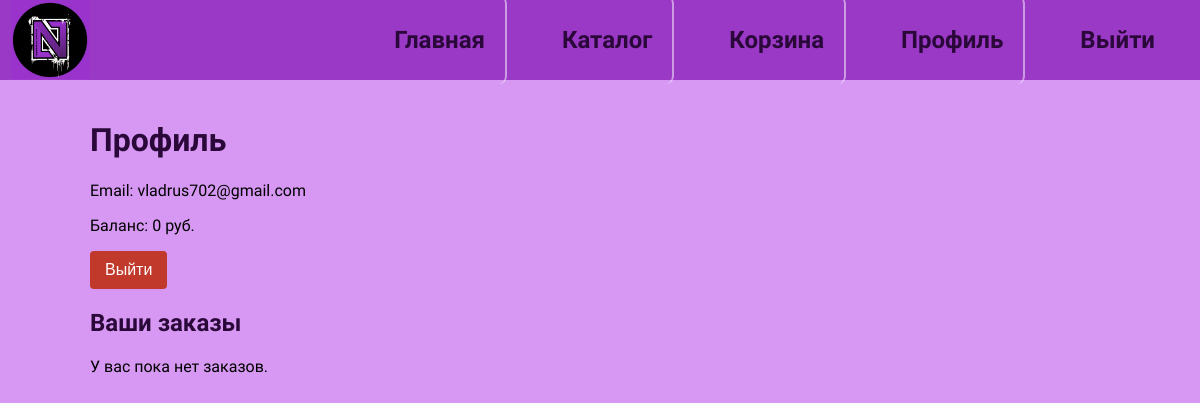
/profile (signed in), run on an earlier commit of the app's database.
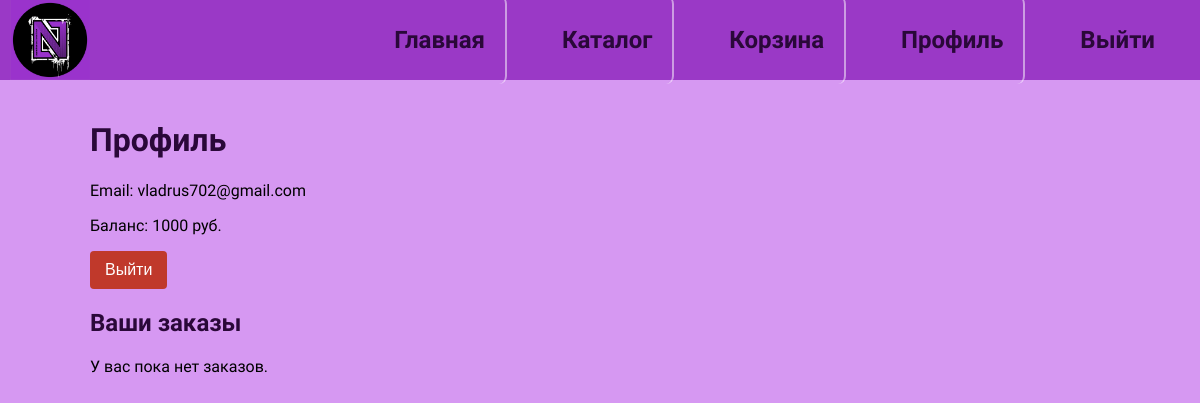
And on a later commit of the database.
### app/models.py (models this page shows, shortened)
class User(db.Model, UserMixin):
    __tablename__ = 'users'
    id = db.Column(db.Integer, primary_key=True, autoincrement=True, unique=True)
    balance = db.Column(db.Integer, nullable=False, default=0)
    email = db.Column(db.String(255), nullable=False, unique=True)
    password = db.Column(db.String(255), nullable=False)

### app/routes/login.py (the view, shortened to what this page needs)
@bp.route('/profile')
@login_required
def profile():
    orders = Order.query.filter_by(user_id=current_user.id).all()
    orders_with_details = []
    return render_template('profile.html',
                           user=current_user,
                           orders_with_details=orders_with_details
                           )

### app/__init__.py (called while the page is built)
def create_app():
    app = Flask(__name__)
    app.config['SQLALCHEMY_DATABASE_URI'] = 'sqlite:///app.db'
    app.config['SECRET_KEY'] = os.environ.get('SECRET_KEY', 'secret-key')
    app.config['SWAGGER'] = {
        'title': 'Sticker Site API',
        'uiversion': 3
    }
    app.config['SESSION_TYPE'] = 'filesystem'
    db.init_app(app)
    migrate.init_app(app, db)
    login_manager.init_app(app)
    login_manager.login_view = 'log.login'
    Swagger(app)
    from .routes import dashboard, seed, site, login
    app.register_blueprint(seed.bp)
    app.register_blueprint(dashboard.bp)
    app.register_blueprint(site.bp)
    app.register_blueprint(login.bp)
    from app.models import User
    @login_manager.user_loader
    def load_user(user_id):
        return User.query.get(int(user_id))
    return app

### app/templates/profile.html
{% extends "base.html" %}
{% block content %}
        <h1>Профиль</h1>
        <p>Email: {{ user.email }}</p>
        <p>Баланс: {{ user.balance }} руб.</p>
        <form action="{{ url_for('log.logout') }}">
            <button type="submit" class="btn btn-danger">Выйти</button>
        </form>
        <h2>Ваши заказы</h2>
        {% if orders_with_details %}
            <table class="orders-table">
                <thead>
                    <tr>
                        <th>Сумма</th>
                        <th>Адрес</th>
                        <th>Дата</th>
                        <th>Товары</th>
                    </tr>
                </thead>
                <tbody>
                    {% for order in orders_with_details %}
                        <tr>
                            <td>{{ order.total_amount }} руб.</td>
                            <td>{{ order.address }}</td>
                            <td>{{ order.created_at }}</td>
                            <td>
                                <ul>
                                    {% for item in order.products %}
                                        <li>
                                            <img src="{{ url_for('static', filename=item.img) }}" alt="{{ item.name }}" class="order-img">
                                            {{ item.name }} ({{ item.quantity }} шт.)
                                        </li>
                                    {% endfor %}
                                </ul>
                            </td>
                        </tr>
                    {% endfor %}
                </tbody>
            </table>
        {% else %}
            <p>У вас пока нет заказов.</p>
        {% endif %}
{% endblock %}

What changed in the data, as far as the page shows it:
changed User "vladrus702@gmail.com": balance "0" → "1000"
